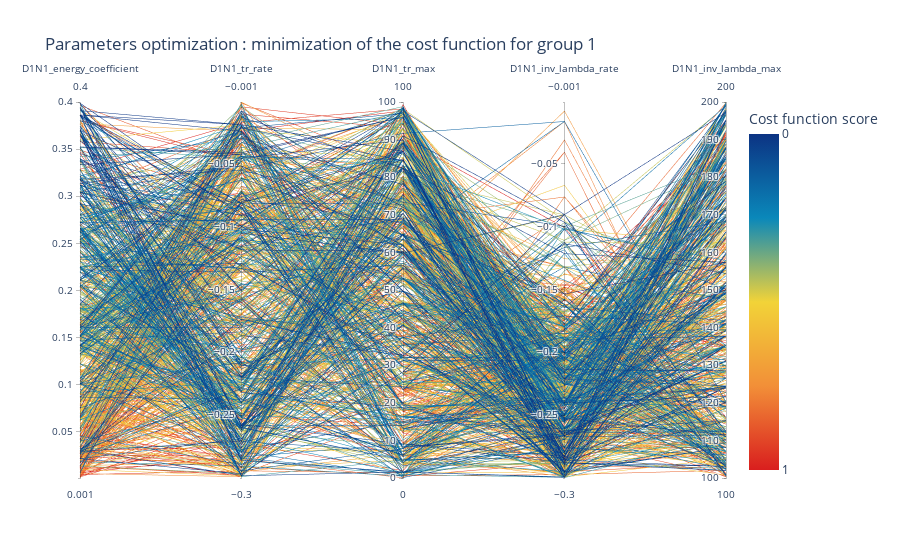
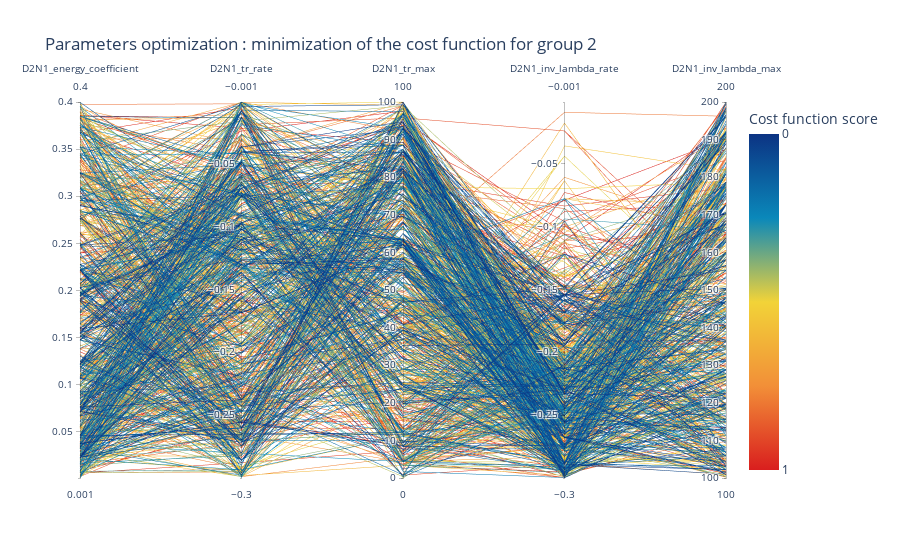

The notebook cell saved with these charts, in order:
### Code cell
groups = [
    ["D1N1_energy_coefficient", "D1N1_tr_rate", "D1N1_tr_max", "D1N1_inv_lambda_rate", "D1N1_inv_lambda_max"],
    ["D2N1_energy_coefficient", "D2N1_tr_rate", "D2N1_tr_max", "D2N1_inv_lambda_rate", "D2N1_inv_lambda_max"],
]

fig = viewer.parallel_coordinates(nbest=2_000, unselected_opacity=0, parameter_groups=groups, uniformed=True)

for group in fig:
    display(group)

### Figure 1 — Plotly figure (JSON) as saved in the notebook; plotly's stock layout.template omitted (floating-point values rounded to 4 significant figures; data arrays with more than 128 entries replaced by an {"elided": "..."} marker saying what was removed)
{"data": [{"dimensions": [{"label": "D1N1_energy_coefficient", "range": [0.001, 0.4], "values": {"elided": "2000 float values"}}, {"label": "D1N1_tr_rate", "range": [-0.3, -0.001], "values": {"elided": "2000 float values"}}, {"label": "D1N1_tr_max", "range": [0, 100], "values": {"elided": "2000 float values"}}, {"label": "D1N1_inv_lambda_rate", "range": [-0.3, -0.001], "values": {"elided": "2000 float values"}}, {"label": "D1N1_inv_lambda_max", "range": [100, 200], "values": {"elided": "2000 float values"}}], "line": {"color": {"elided": "2000 float values"}, "colorbar": {"tickmode": "array", "ticktext": [0, 1], "tickvals": [0, -1], "title": {"text": "Cost function score"}}, "colorscale": [[0, "rgb(12,51,131)"], [0.25, "rgb(10,136,186)"], [0.5, "rgb(242,211,56)"], [0.75, "rgb(242,143,56)"], [1, "rgb(217,30,30)"]], "reversescale": true, "showscale": true}, "type": "parcoords", "unselected": {"line": {"opacity": 0}}}], "layout": {"coloraxis": {"colorbar": {"title": {"text": "Fitness (uniforme distribution)"}}}, "title": {"text": "Parameters optimization : minimization of the cost function for group 1"}}}

### Figure 2 — Plotly figure (JSON) as saved in the notebook; plotly's stock layout.template omitted (floating-point values rounded to 4 significant figures; data arrays with more than 128 entries replaced by an {"elided": "..."} marker saying what was removed)
{"data": [{"dimensions": [{"label": "D2N1_energy_coefficient", "range": [0.001, 0.4], "values": {"elided": "2000 float values"}}, {"label": "D2N1_tr_rate", "range": [-0.3, -0.001], "values": {"elided": "2000 float values"}}, {"label": "D2N1_tr_max", "range": [0, 100], "values": {"elided": "2000 float values"}}, {"label": "D2N1_inv_lambda_rate", "range": [-0.3, -0.001], "values": {"elided": "2000 float values"}}, {"label": "D2N1_inv_lambda_max", "range": [100, 200], "values": {"elided": "2000 float values"}}], "line": {"color": {"elided": "2000 float values"}, "colorbar": {"tickmode": "array", "ticktext": [0, 1], "tickvals": [0, -1], "title": {"text": "Cost function score"}}, "colorscale": [[0, "rgb(12,51,131)"], [0.25, "rgb(10,136,186)"], [0.5, "rgb(242,211,56)"], [0.75, "rgb(242,143,56)"], [1, "rgb(217,30,30)"]], "reversescale": true, "showscale": true}, "type": "parcoords", "unselected": {"line": {"opacity": 0}}}], "layout": {"coloraxis": {"colorbar": {"title": {"text": "Fitness (uniforme distribution)"}}}, "title": {"text": "Parameters optimization : minimization of the cost function for group 2"}}}
